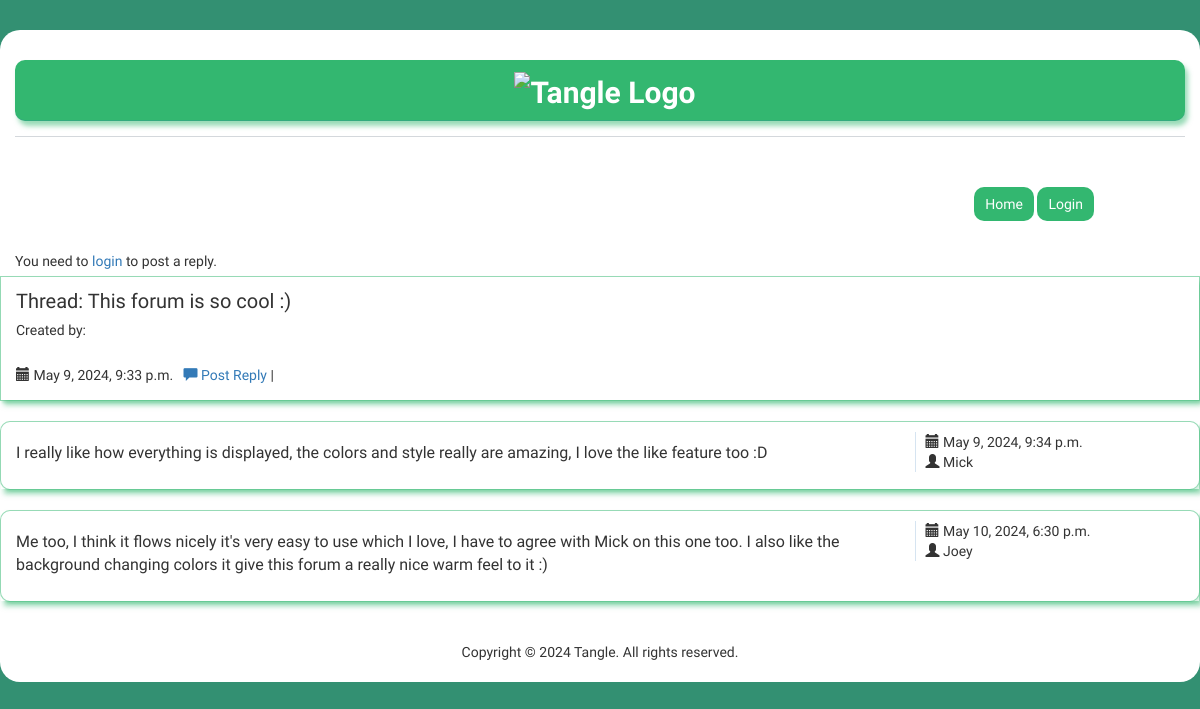
/thread/1/, run on the app's committed database.
### forum/models.py (models this page shows, shortened)
class Thread(models.Model):
    title = models.CharField(max_length=50, blank=False,
                             help_text="Title of the thread.")
    description = models.TextField(max_length=100, blank=False,
                                   help_text="Detailed description of thread.")
    date_created = models.DateTimeField(auto_now_add=True,
                                        help_text="The date and time this thread was created.")
    liked_by = models.ManyToManyField(User, related_name='liked_threads',
                                      blank=True,
                                      help_text="Users who have liked this thread.")
    disliked_by = models.ManyToManyField(User, related_name='disliked_threads',
                                         blank=True,
                                         help_text="Users who have disliked this thread.")
    class Meta:
        ordering = ['-date_created']

class Reply(models.Model):
    thread = models.ForeignKey(Thread, on_delete=models.CASCADE)
    user = models.ForeignKey(User, on_delete=models.CASCADE)
    message = models.TextField(max_length=500)
    date_created = models.DateTimeField(auto_now_add=True)
    updated = models.DateTimeField(auto_now=True)

### forum/views.py (the view, shortened to what this page needs)
# urls.py: path('thread/<int:thread_id>/', views.thread, name='thread'),
def thread(request, thread_id):
    thread = Thread.objects.get(pk=thread_id)
    replies = thread.reply_set.all()
    form = ReplyForm()
    context = {
        'thread': thread,
        'form': form,
        'replies': replies,
    }
    return render(request, 'forum/thread.html', context)

### forum/templates/forum/thread.html (shortened to what this page needs)
{% extends 'user_profile/base.html' %}
{% block body %}
{% load static %}
<div class="container">
    <div class="row">
        <div class="col-lg-12 col-lg-offset-0">
            <div class="logo">
                <div>
                    <a href="{% url 'index' %}">
                        <img src="http://res.cloudinary.com/dhx65uemx/image/upload/c_scale,e_auto_color,h_300,q_auto:best,w_300/v1714339305/tangle_logo.png_gtze25.webp" alt="Tangle Logo" class="logo-image">
                    </a>
                </div>
            </div>
            <div class="menu">
                <div class="container">
                    <a href="{% url 'index' %}" class="btn btn-primary m-item">Home</a>
                    {% if user.is_authenticated %}
                    <a href="{% url 'profile' %}" class="btn btn-primary m-item">Profile</a>
                    <a href="{% url 'logout' %}" class="btn btn-primary m-item">Logout</a>
                    {% else %}
                    <a href="{% url 'login' %}" class="btn btn-primary m-item">Login</a>
                    {% endif %}
                </div>
            </div>
            <div class="row">
                <div class="col-lg-8">
                    <div class="reply">
                        {% if user.is_authenticated %}
                        {% else %}
                        <p>You need to <a href="{% url 'login' %}">login</a> to post a reply.</p>
                        {% endif %}
                    </div>
                </div>
                <div class="row pad">
                    <div class="col-lg-12">
                        <div class="panel panel-primary">
                            <div class="panel-body">
                                <div class="row">
                                    <div class="col-lg-12">
                                        <p class="big">Thread: {{ thread.title }}</p>
                                    </div>
                                    <div class="col-lg-12">
                                        <p>Created by: {{ thread.user.username }}</p>
                                    </div>
                                    <div class="col-lg-12">
                                        <br />
                                        <i class="glyphicon glyphicon-calendar"></i>
                                        {{ thread.date_created }} &nbsp;
                                        <a href="#_reply"><i class="glyphicon glyphicon-comment"></i> Post Reply</a> |
                                    </div>
                                </div>
                            </div>
                        </div>
                    </div>
                </div>
                {% for reply in replies %}
                <div class="panel panel-primary reply" id="r1" style="border-radius: 10px;">
                    <div class="panel-body">
                        <div class="row reply">
                            <div class="col-lg-9">
                                <div class="reply-msg">
                                    {{ reply.message }}
                                </div>
                            </div>
                            <div class="col-lg-3">
                                <div class="reply-details">
                                    <i class="glyphicon glyphicon-calendar"></i> {{ reply.date_created }} <br />
                                    <i class="glyphicon glyphicon-user"></i> {{ reply.user.username }}
                                </div>
                            </div>
                        </div>
                    </div>
                </div>
                {% endfor %}
                <footer>
                    <div class="row">
                        <div class="col-lg-12">
                            <div class="center">
                                Copyright &copy; 2024 Tangle. All rights reserved.
                            </div>
                        </div>
                    </div>
                </footer>
            </div>
        </div>
    </div>
    {% endblock %}
    {% block extras %}
    {% load static %}
    {% endblock extras %}

### user_profile/static/css/styles.css (style rules this page uses)
body { background-color: rgba(29, 132, 99, 0.9); font-family: "Unbounded",Ubuntu, verdana, georgia, serif, sans-serif; font-weight: 400; }
@media (min-width: 1200px) { div.container { width: 1018px; border-radius: 20px; } }
body { animation: colorChange 10s infinite; }
div.container { background-color: white; margin-top: 30px; padding-top: 20px; margin-bottom: 30px; border-radius: 20px; min-inline-size: fit-content; }
a, a:hover, a:active, a:focus, a:visited { text-decoration: none; }
div.logo { color: #2c3e50; font-size: 30px; font-weight: bolder; padding-top: 10px; padding-bottom: 5px; border-bottom: 1px solid rgba(44, 62, 80, .2); margin-bottom: 10px; text-align: center; }
div.logo > div { font-size: 30px; font-weight: bolder; padding-top: 10px; padding-left: 10px; padding-bottom: 5px; border-bottom: 1px solid rgba(51, 122, 183, .2); margin-bottom: 10px; background-color: rgb(51, 183, 112); color: white !important; box-shadow: 3px 5px 5px rgba(51, 183, 112, .5); border-radius: 10px; text-align: center; width: auto; }
div.logo > div > a { color: white !important; }
.center { text-align: center !important; }
div.panel, .btn { border-radius: 0; }
footer { margin-top: 40px; margin-bottom: 20px; }
.pad { margin-top: 10px; }
div.panel-body { padding-top: 10px; box-shadow: 3px 5px 5px rgba(51, 183, 112, .5); }
.panel-primary { border-color: rgba(51, 183, 112, .5); box-shadow: 2px 2px 2px rgba(51, 183, 112, .2); }
.btn-primary, .btn-danger { background-color: rgb(51, 183, 112); border-color: rgba(51, 183, 112, .5); border-radius: 10px; }
.big { font-size: 20px; }
.reply-msg { padding-top: 10px; padding-bottom: 4px; margin-bottom: 5px; font-size: 16px; }
.reply-details { border-left: 1px groove rgba(51, 122, 183, .2); padding-left: 10px; }
p { padding-bottom: 0px; margin-bottom: 5px; }
.m-item { padding-left: 10px; padding-right: 10px; }
div.menu { text-align: right; margin-bottom: 15px; }
.logo-image { height: 200px; }

### data on the page
Thread: title "This forum is so cool :)", date_created "May 9, 2024, 9:33 p.m."
Reply: message "I really like how everything is displayed, the colors and style really are amazing, I love the like feature too :D", date_created "May 9, 2024, 9:34 p.m.", user.username "Mick"
Reply: message "Me too, I think it flows nicely it's very easy to use which I love, I have to agree with Mick on this one too. I also like the background changing colors it give this forum a really nice warm feel to it :)", date_created "May 10, 2024, 6:30 p.m.", user.username "Joey"
